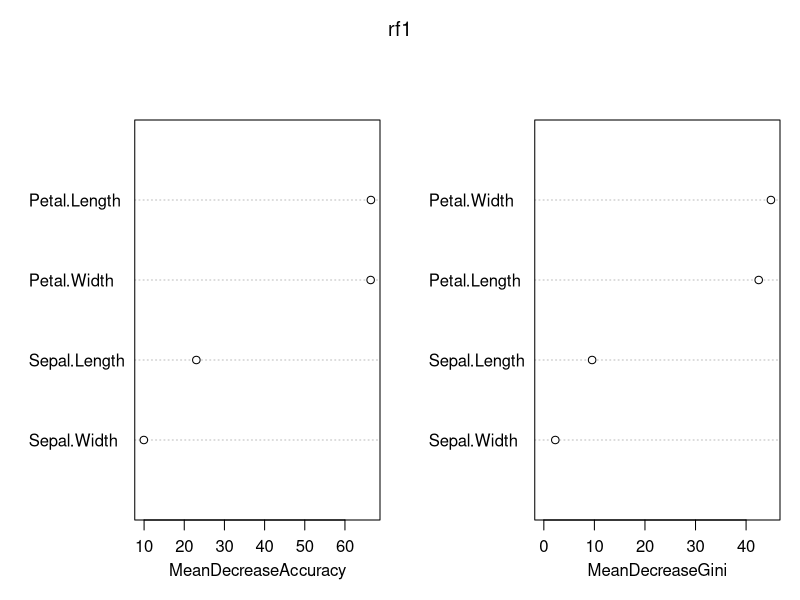
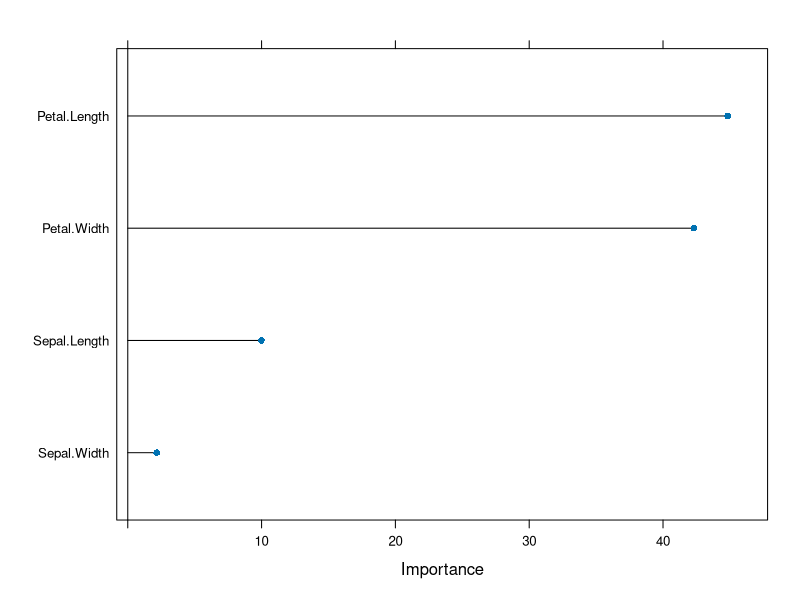

Here is the R script that generated these plots, in order:
library(randomForest)
library(tidyverse) 
library(caret)

##randomForest
rf1 <- randomForest(Species ~ ., data = iris, 
                    ntree = 2000, mtry = 2,
                    importance = TRUE)

data.frame(Gini=sort(importance(rf1, type=2)[,], decreasing=T))

varImpPlot(rf1)


##caret
rf2 <- train(Species ~ ., 
             data = iris, 
             method = "rf",
             ntrees=2000, ##same as randomForest
             importance=TRUE, ##same as randomForest
             metric = "Kappa", 
             tuneGrid = data.frame(mtry = 2),
             trControl = trainControl(method = "none")) ##Stop the default bootstrap=25

varImp(rf2, type=2, scale=FALSE)

plot(varImp(rf2, type=2, scale=FALSE))
